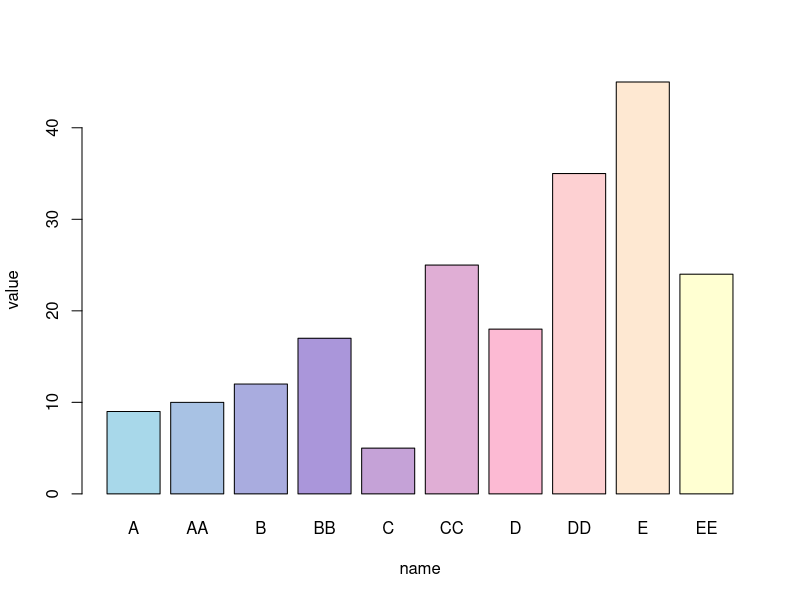

Write R code to recreate this figure.
library(RColorBrewer)

# Color palette 생성

# https://colorhunt.co
# popular > All time
hunt_pal_001 <- colorRampPalette(c("#222831", "#393E46", "#00ADB5", "#EEEEEE"))
hunt_pal_002 <- colorRampPalette(c("#E3FDFD", "#CBF1F5", "#A6E3E9", "#71C9CE"))
hunt_pal_003 <- colorRampPalette(c("#F9ED69", "#F08A5D", "#B83B5E", "#6A2C70"))
hunt_pal_004 <- colorRampPalette(c("#F38181", "#FCE38A", "#EAFFD0", "#95E1D3"))
hunt_pal_005 <- colorRampPalette(c("#08D9D6", "#252A34", "#FF2E63", "#EAEAEA"))
hunt_pal_006 <- colorRampPalette(c("#FFC7C7", "#FFE2E2", "#F6F6F6", "#8785A2"))
hunt_pal_007 <- colorRampPalette(c("#F9F7F7", "#DBE2EF", "#3F72AF", "#112D4E"))
hunt_pal_008 <- colorRampPalette(c("#A8D8EA", "#AA96DA", "#FCBAD3", "#FFFFD2"))
hunt_pal_009 <- colorRampPalette(c("#FFB6B9", "#FAE3D9", "#BBDED6", "#61C0BF"))
hunt_pal_010 <- colorRampPalette(c("#364F6B", "#3FC1C9", "#F5F5F5", "#FC5185"))
hunt_pal_011 <- colorRampPalette(c("#F4EEFF", "#DCD6F7", "#A6B1E1", "#424874"))
hunt_pal_012 <- colorRampPalette(c("#DEFCF9", "#CADEFC", "#C3BEF0", "#CCA8E9"))
hunt_pal_013 <- colorRampPalette(c("#1B262C", "#0F4C75", "#3282B8", "#BBE1FA"))
hunt_pal_014 <- colorRampPalette(c("#E4F9F5", "#30E3CA", "#11999E", "#40514E"))
hunt_pal_015 <- colorRampPalette(c("#F67280", "#C06C84", "#6C5B7B", "#355C7D"))
hunt_pal_016 <- colorRampPalette(c("#FCD1D1", "#ECE2E1", "#D3E0DC", "#AEE1E1"))
hunt_pal_017 <- colorRampPalette(c("#2B2E4A", "#E84545", "#903749", "#53354A"))
hunt_pal_018 <- colorRampPalette(c("#7D5A50", "#B4846C", "#E5B299", "#FCDEC0"))
hunt_pal_019 <- colorRampPalette(c("#BAD7DF", "#FFE2E2", "#F6F6F6", "#99DDCC"))
hunt_pal_020 <- colorRampPalette(c("#F8EDE3", "#BDD2B6", "#A2B29F", "#798777"))
hunt_pal_021 <- colorRampPalette(c("#212121", "#323232", "#0D7377", "#14FFEC"))
hunt_pal_022 <- colorRampPalette(c("#E23E57", "#88304E", "#522546", "#311D3F"))
hunt_pal_023 <- colorRampPalette(c("#FFCFDF", "#FEFDCA", "#E0F9B5", "#A5DEE5"))
hunt_pal_024 <- colorRampPalette(c("#FFD5CD", "#EFBBCF", "#C3AED6", "#8675A9"))
hunt_pal_025 <- colorRampPalette(c("#F7FBFC", "#D6E6F2", "#B9D7EA", "#769FCD"))
hunt_pal_026 <- colorRampPalette(c("#A8E6CF", "#DCEDC1", "#FFD3B6", "#FFAAA5"))
hunt_pal_027 <- colorRampPalette(c("#00B8A9", "#F8F3D4", "#F6416C", "#FFDE7D"))
hunt_pal_028 <- colorRampPalette(c("#2D4059", "#EA5455", "#F07B3F", "#FFD460"))
hunt_pal_029 <- colorRampPalette(c("#48466D", "#3D84A8", "#46CDCF", "#ABEDD8"))
hunt_pal_030 <- colorRampPalette(c("#FCF8E8", "#D4E2D4", "#ECB390", "#DF7861"))
hunt_pal_031 <- colorRampPalette(c("#FAF3E0", "#EABF9F", "#B68973", "#1E212D"))
hunt_pal_032 <- colorRampPalette(c("#3EC1D3", "#F6F7D7", "#FF9A00", "#FF165D"))
hunt_pal_033 <- colorRampPalette(c("#142850", "#27496D", "#0C7B93", "#00A8CC"))
hunt_pal_034 <- colorRampPalette(c("#1FAB89", "#62D2A2", "#9DF3C4", "#D7FBE8"))
hunt_pal_035 <- colorRampPalette(c("#EA907A", "#FBC687", "#F4F7C5", "#AACDBE"))
hunt_pal_036 <- colorRampPalette(c("#557571", "#D49A89", "#F7D1BA", "#F4F4F4"))


pal001 <- hunt_pal_008(10)


# Create data
data <- data.frame(
  name=c("A","B","C","D","E","AA","BB","CC","DD","EE") ,  
  value=c(9,12,5,18,45,10,17,25,35,24)
)

barplot(value ~ name, data = data, col = pal001)

